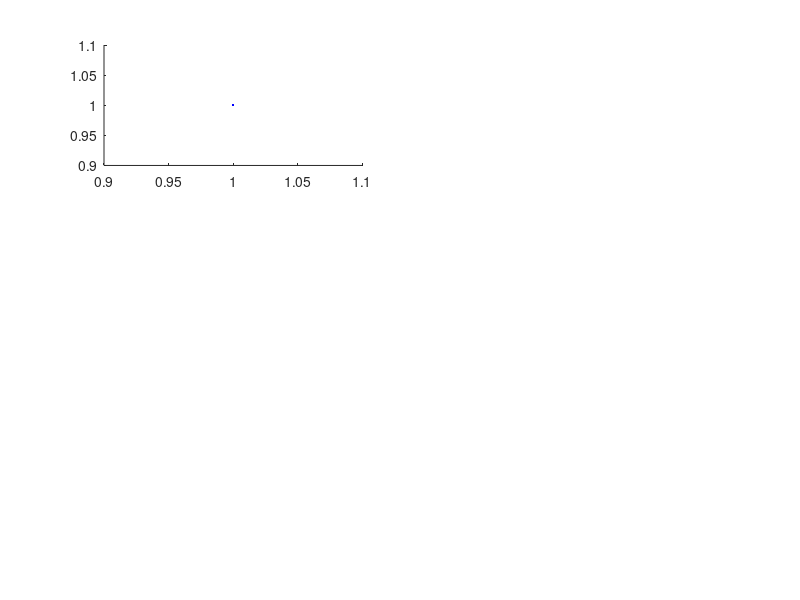

This figure's MATLAB source: (Note: this script raises an error after producing the figure.)
%% Error Bars: 

figure(1) 
subplot(3,2,1)
err1 = errorbar(11.01943333,	22.04056667,	4.953115999,	4.953115999,	1.153179224,	1.153179224,	'b.');
err2 = errorbar(10.45563333,	17.81253333,	4.252972563,	4.252972563,	0.502268477,	0.502268477,	'r.');
err3 = errorbar(19.22593333,	25.37906667,	1.268497443,	1.268497443,	0.083886491,	0.083886491,	'k.');
hline = findobj(gca, 'type', 'line');
set(hline(1), 'Color', 'r')
set(hline(2),'Color', 'b')
set(hline(3),'Color', 'k')

set(err1, 'Color', 'r')
set(err2,'Color', 'b')
set(err3,'Color', 'k')
err1.Bar.LineStyle = 'dashdot';
err2.Bar.LineStyle = 'dashed';
err3.Bar.LineStyle = 'solid';


subplot(3,2,3)
err1 = errorbar(17.22933333,	21.78786667,	1.187223489,	1.187223489,	1.817663438,	1.817663438,	'k.');
err2 = errorbar(11.18876667,	21.27163333,	3.476754496,	3.476754496,	0.817051898,	0.817051898,	'b.');
err3 = errorbar(11.22956667,	22.15566667,	6.315596205,	6.315596205,	0.571681085,	0.571681085,	'r.')
hline = findobj(gca, 'type', 'line');
set(hline(1), 'Color', 'r')
set(hline(2),'Color', 'b')
set(hline(3),'Color', 'k')

set(err1, 'Color', 'k')
set(err2,'Color', 'b')
set(err3,'Color', 'r')
err1.Bar.LineStyle = 'solid';
err2.Bar.LineStyle = 'dashed';
err3.Bar.LineStyle = 'dashdot';



subplot(3,2,5)
err1 = errorbar(13.8261,	19.27096667,	3.108110159,	3.108110159,	1.426954242,	1.426954242,	'k.');
err2 = errorbar(13.1661,	18.83873333,	1.258700319,	1.258700319,	1.383104381,	1.383104381,	'b.');
err3 = errorbar(13.10813333,	23.0484,	4.407569711,	4.407569711,	0.647699794,	0.647699794,	'r.');
hline = findobj(gca, 'type', 'line');
set(hline(1), 'Color', 'r')
set(hline(2),'Color', 'b')
set(hline(3),'Color', 'k')

set(err1, 'Color', 'k')
set(err2,'Color', 'b')
set(err3,'Color', 'r')
err1.Bar.LineStyle = 'solid';
err2.Bar.LineStyle = 'dashed';
err3.Bar.LineStyle = 'dashdot';




subplot(3,2,2)
err1 = errorbar(19.56963333,	24.38453333,	0.887592442,	0.887592442,	0.048979826,	0.048979826,	'k.');
err2 = errorbar(12.50503333,	29.58773333,	2.081687069,	2.081687069,	0.615610123,	0.615610123,	'b.');
err3 = errorbar(11.18753333,	22.6809,	5.288871627,	5.288871627,	0.541643705,	0.541643705,	'r.');
hline = findobj(gca, 'type', 'line');
set(hline(1), 'Color', 'r')
set(hline(2),'Color', 'b')
set(hline(3),'Color', 'k')

set(err1, 'Color', 'k')
set(err2,'Color', 'b')
set(err3,'Color', 'r')
err1.Bar.LineStyle = 'solid';
err2.Bar.LineStyle = 'dashed';
err3.Bar.LineStyle = 'dashdot';





subplot(3,2,4)
err1 = errorbar(17.58713333,	30.89826667,	2.251620488,	2.251620488,	1.857545037,	1.857545037,	'k.');
err2 = errorbar(14.3435,	38.87986667,	1.823111638,	1.823111638,	0.235363995,	0.235363995,	'b.');
err3 = errorbar(10.748,	18.03226667,	3.776145037,	3.776145037,	0.346086391,	0.346086391,	'r.');
hline = findobj(gca, 'type', 'line');
set(hline(1), 'Color', 'r')
set(hline(2),'Color', 'b')
set(hline(3),'Color', 'k')

set(err1, 'Color', 'k')
set(err2,'Color', 'b')
set(err3,'Color', 'r')
err1.Bar.LineStyle = 'solid';
err2.Bar.LineStyle = 'dashed';
err3.Bar.LineStyle = 'dashdot';




subplot(3,2,6)
err1 = errorbar(14.53506667,	22.40323333,	2.565903763,	2.565903763,	0.319769078,	0.319769078,	'k.');
err2 = errorbar(13.09363333,	20.25806667,	7.245368624,	7.245368624,	2.377683012,	2.377683012,	'b.');
err3 = errorbar(11.71133333,	17.85486667,	5.488334863,	5.488334863,	1.967272107,	1.967272107,	'r.');
hline = findobj(gca, 'type', 'line');
set(hline(1), 'Color', 'r')
set(hline(2),'Color', 'b')
set(hline(3),'Color', 'k')

set(err1, 'Color', 'k')
set(err2,'Color', 'b')
set(err3,'Color', 'r')
err1.Bar.LineStyle = 'solid';
err2.Bar.LineStyle = 'dashed';
err3.Bar.LineStyle = 'dashdot';





figure(2)


subplot(3,2,1)
err1 = errorbar(18.00663333,	4.329033333,	0.233319531,	0.233319531,	1.861491083,	1.861491083,	'k.');
err2 = errorbar(12.2415,	4.032233333,	0.821463099,	0.821463099,	2.52586542,	2.52586542,	'b.');
err3 =  errorbar(17.0278,	8.462366667,	0.63318004,	0.63318004,	2.658676793,	2.658676793,	'r.');
hline = findobj(gca, 'type', 'line');
set(hline(1), 'Color', 'r')
set(hline(2),'Color', 'b')
set(hline(3),'Color', 'k')

set(err1, 'Color', 'k')
set(err2,'Color', 'b')
set(err3,'Color', 'r')
err1.Bar.LineStyle = 'solid';
err2.Bar.LineStyle = 'dashed';
err3.Bar.LineStyle = 'dashdot';




subplot(3,2,3)
err1 = errorbar(17.6099,	4.559566667,	0.58211993,	0.58211993,	2.313258565,	2.313258565,	'k.');
err2 = errorbar(16.44715,	5.75135,	1.501116986,	1.501116986,	3.993526968,	3.993526968,	'b.');
err3 = errorbar(17.47396667,	8.552133333,	0.794159722,	0.794159722,	1.602579437,	1.602579437,	'r.');
hline = findobj(gca, 'type', 'line');
set(hline(1), 'Color', 'r')
set(hline(2),'Color', 'b')
set(hline(3),'Color', 'k')

set(err1, 'Color', 'k')
set(err2,'Color', 'b')
set(err3,'Color', 'r')
err1.Bar.LineStyle = 'solid';
err2.Bar.LineStyle = 'dashed';
err3.Bar.LineStyle = 'dashdot';




subplot(3,2,5)
err1 = errorbar(16.00663333,	4.851366667,	0.832193105,	0.832193105,	0.566756115,	0.566756115,	'k.');
err2 = errorbar(18.3644,	5.866833333,	0.976401978,	0.976401978,	0.126371397,	0.126371397,	'b.');
err3 = errorbar(18.2945,	4.116866667,	0.129433934,	0.129433934,	1.42102507,	1.42102507,	'r.');
hline = findobj(gca, 'type', 'line');
set(hline(1), 'Color', 'r')
set(hline(2),'Color', 'b')
set(hline(3),'Color', 'k')


set(err1, 'Color', 'k')
set(err2,'Color', 'b')
set(err3,'Color', 'r')
err1.Bar.LineStyle = 'solid';
err2.Bar.LineStyle = 'dashed';
err3.Bar.LineStyle = 'dashdot';



subplot(3,2,2)
err1 = errorbar(16.9612,	3.037633333,	0.548716979,	0.548716979,	0.972881766,	0.972881766,	'k.');
err2 = errorbar(18.44396667,	5.3742,	0.445290164,	0.445290164,	0.358448857,	0.358448857,	'b.');
err3 = errorbar(14.24283333,	10.14623333,	0.340705479,	0.340705479,	0.668325978,	0.668325978,	'r.');
hline = findobj(gca, 'type', 'line');
set(hline(1), 'Color', 'r')
set(hline(2),'Color', 'b')
set(hline(3),'Color', 'k')


set(err1, 'Color', 'k')
set(err2,'Color', 'b')
set(err3,'Color', 'r')
err1.Bar.LineStyle = 'solid';
err2.Bar.LineStyle = 'dashed';
err3.Bar.LineStyle = 'dashdot';




subplot(3,2,4)
err1 = errorbar(18.1143,	4.848233333,	0.089800019,	0.089800019,	1.256000621,	1.256000621,	'k.');
err2 = errorbar(17.83866667,	6.635933333,	0.237570881,	0.237570881,	1.415833438,	1.415833438,	'b.');
err3 = errorbar(16.21513333,	6.887333333,	0.333235447,	0.333235447,	0.728689978,	0.728689978,	'r.');
hline = findobj(gca, 'type', 'line');
set(hline(1), 'Color', 'r')
set(hline(2),'Color', 'b')
set(hline(3),'Color', 'k')


set(err1, 'Color', 'k')
set(err2,'Color', 'b')
set(err3,'Color', 'r')
err1.Bar.LineStyle = 'solid';
err2.Bar.LineStyle = 'dashed';
err3.Bar.LineStyle = 'dashdot';



subplot(3,2,6)
err1 = errorbar(17.7519,	5.536033333,	1.192359268,	1.192359268,	0.522630395,	0.522630395,	'k.');
err2 = errorbar(18.6711,	6.238233333,	0.031407855,	0.031407855,	0.302847354,	0.302847354,	'b.');
err3 = errorbar(17.46136667,	4.616833333,	1.325413808,	1.325413808,	0.923743765,	0.923743765,	'r.');
hline = findobj(gca, 'type', 'line');
set(hline(1), 'Color', 'r')
set(hline(2),'Color', 'b')
set(hline(3),'Color', 'k')


set(err1, 'Color', 'k')
set(err2,'Color', 'b')
set(err3,'Color', 'r')
err1.Bar.LineStyle = 'solid';
err2.Bar.LineStyle = 'dashed';
err3.Bar.LineStyle = 'dashdot';